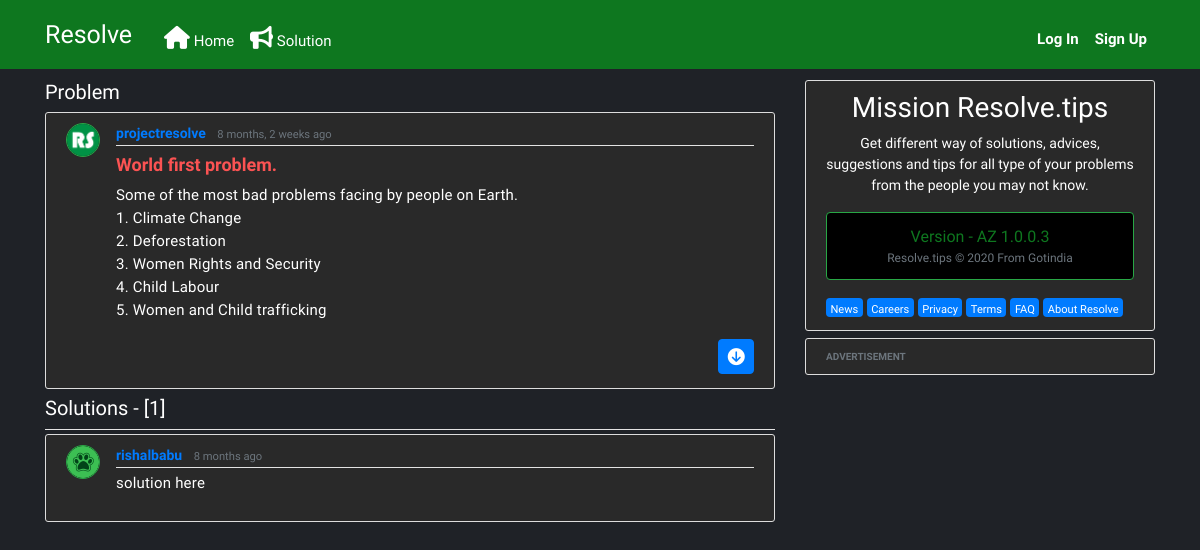
The page /post/world-first-problem/ on the database as committed earlier.
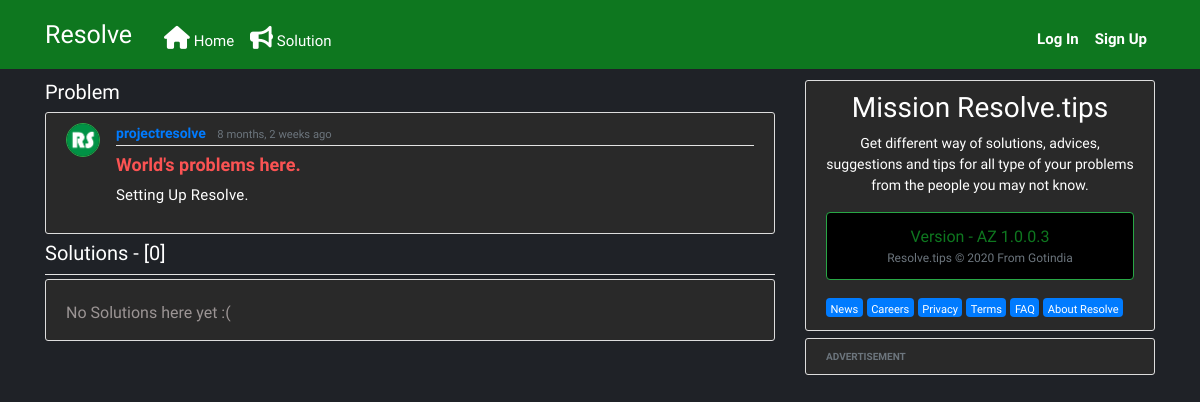
The same page on the database as committed later.
### feeds/models.py (models this page shows, shortened)
class Post(models.Model):
    title = models.CharField(max_length=300)
    content = models.TextField()
    date_posted = models.DateTimeField(default=timezone.now)
    author = models.ForeignKey(User, on_delete=models.CASCADE)
    slug = models.SlugField(max_length=300, null=True, blank=True, unique=True)

class Solution(models.Model):
    post = models.ForeignKey(Post, on_delete=models.CASCADE, related_name='solutions')
    author = models.ForeignKey(User, on_delete=models.CASCADE)
    solution = models.TextField()
    created_date = models.DateTimeField(default=timezone.now)

### users/models.py (models this page shows, shortened)
class Profile(models.Model):
    user = models.OneToOneField(User, on_delete=models.CASCADE)
    image = models.ImageField(default='default.jpg', upload_to='profile_pics')

### feeds/views.py (the view)
# urls.py: path('post/<slug:slug>/', PostDetailView.as_view(), name='post-detail'),
class PostDetailView(DetailView):
    model = Post

### feeds/templates/feeds/post_detail.html (shortened to what this page needs)
{% extends "feeds/base.html" %}
{% block content %}
<div>
      <h5> Problem </h5>
</div>
<article class="media content-section">
    <img class="rounded-circle border border-success article-img" src="{{ object.author.profile.image.url }}">
    <div class="media-body">
      <div class="article-metadata">
        <a class="mr-2 linktext" href="{% url 'user-posts' object.author.username %}">{{ object.author }}</a>
        <small class="text-muted">{{ object.date_posted|timesince }} ago</small>
      </div>
      <h2 class="article-title articlemargin">{{ object.title }}</h2>
      <p class="article-content">{{ object.content|safe }}</p>
    </div>
</article>
<div class="article-metadata">
    <h5>Solutions - [{{ post.solutions.count }}{{ post.solutions|pluralize }}]</h5>
</div>
        {% for solution in post.solutions.all %}
          <article class="media content-section">
          <img class="rounded-circle border border-success article-img" src="{{ solution.author.profile.image.url }}">
            <div class="media-body">
              <div class="article-metadata">
                <a class="mr-2 linktext" href="{% url 'user-posts' solution.author.username %}">{{ solution.author }}</a>
                <small class="text-muted">{{ solution.created_date|timesince }} ago</small>
              </div>
                <p class="article-content">{{ solution.solution|safe }}</p>
            </div>
          </article>
        {% empty %}
      <article class="media content-section">
            <h6 class="nosolutions">No Solutions here yet :(</h6>
      </article>
      {% endfor %}
{% endblock content %}

### feeds/templates/feeds/base.html (shortened to what this page needs)
  {% load static %}
  {% load humanize %}
  <html lang="en" dir="ltr">
    <head>
     <link rel="stylesheet" href="https://stackpath.bootstrapcdn.com/bootstrap/4.5.0/css/bootstrap.min.css">
     <link rel="stylesheet" type="text/css" href="{% static 'feeds/main.css' %}">
     </head>
     <body>
        <header class="site-header">
         <nav class="navbar navbar-expand-md navbar-dark bg-steel fixed-top">
          <div class="container">
           <a class="navbar-brand mr-4" href="{% url 'feeds-home' %}"><span>Resolve</span></a>
             <div class="collapse navbar-collapse" id="navbarToggle">
             <div class="navbar-nav mr-auto">
               <a class="nav-item nav-link" href="{% url 'feeds-home' %}"><span style="font-size: 23px;"><i class="fas fa-home"></i></span> Home</a>
                               <a class="nav-item nav-link" href="{% url 'feeds-givesolution' %}"><span style="font-size: 23px;"><i class="fas fa-bullhorn"></i></span> Solution</a>
            </div>
               <div class="navbar-nav">
                 {% if user.is_authenticated %}
                    <a class="nav-item nav-link" href="{% url 'post-create' %}"><span style="font-size: 23px;"><i class="fas fa-pen-nib"></i></span> Problem</a>
                                              <a class="nav-item nav-link" href="{% url 'profile' %}"><span style="font-size: 23px;"><i class="fas fa-user-circle"></i></span> Profile</a>
                    <a class="nav-item nav-link" href="{% url 'logout' %}">Logout <span style="font-size: 23px;"><i class="fas fa-sign-out-alt"></i></span></a>
                 {% else %}
                    <span class="logstyle">  <a class="nav-item rlog nav-link" href="{% url 'login' %}">Log In</a></span>
                  <span class="logstyle">  <a class="nav-item rlog nav-link" href="{% url 'register' %}">Sign Up</a></span>
                 {% endif %}
               </div>
            </div>
          </div>
        </nav>
      </header>
<main role="main" class="container">
   <div class="row">
       <div class="col-md-8">
         {% block content %}{% endblock %}
       </div>
       <div class="col-md-4">
          <div class="content-section">
           <h3 class="resolve">Mission Resolve.tips</h3>
           <p class="mission resolve">Get different way of solutions, advices, suggestions and tips for all type of your problems from the people you may not know.
               <ul class="list-group">
               <li class="list-group-item list-group-item-light border-success version">Version - AZ 1.0.0.3 <br> <small class="text-muted rcopyrights">Resolve.tips © 2020 From Gotindia</small></li>
             </ul>
           </p>
           <a class="badge badge-primary" href="{% url 'feeds-roadmap' %}">News</a>
           <a class="badge badge-primary" href="{% url 'feeds-careers' %}">Careers</a>
           <a class="badge badge-primary" href="{% url 'feeds-privacy' %}">Privacy</a>
           <a class="badge badge-primary" href="{% url 'feeds-terms' %}">Terms</a>
           <a class="badge badge-primary" href="{% url 'feeds-faq' %}">FAQ</a>
           <a class="badge badge-primary" href="{% url 'feeds-about' %}">About Resolve</a>
         </div>
         <div class="content-section">
           <span class="text-muted adchoice">ADVERTISEMENT</span>
         </div>
       </div>
   </div>
</main>
    </body>
</html>

### feeds/static/feeds/main.css (style rules this page uses)
body { color: #000; background-color: #1f2227; margin-top: 5rem; font-family: 'Hind Guntur', sans-serif; }
h1, h2, h3, h4, h5, h6 { color: #fff; }
ul { margin: 0; }
.bg-steel { background-color: #0e771f; }
.mission { font-size: 14px; }
.site-header .navbar-nav .nav-link { color: #fff; font-size: 15px; padding-top: 18px; }
.rlog { font-size: 18px; font-weight: bold; }
.navbar-brand { font-family: 'Audiowide', cursive; font-size: 25px; }
.articlemargin { margin-top: 0.5rem; }
.linktext { font-weight: 555; }
.rcopyrights { font-size: 12px; text-align: center; }
.version { background-color: #000; color: #0e771f; text-align: center; }
.resolve { text-align: center; }
.content-section { background: #292929; color: #fff; padding: 10px 20px; border: 1px solid #ddd; border-radius: 3px; margin-bottom: 7px; }
.article-title { color: #fb5353; font-size:18px; font-weight: 600; }
.article-content { white-space: pre-line; font-size: 15px; line-height: 23px; letter-spacing: 0.2px; }
.article-img { height: 34px; width: 34px; margin-right: 16px; }
.article-metadata { padding-bottom: 1px; font-size: 14px;; margin-bottom: 4px; border-bottom: 1px solid #e3e3e3; }
.nosolutions { color: #9b9494; margin-top: 13px; }
.adchoice { font-size: 10px; font-weight: 600; }
.badge { font-weight: 400; font-size: 11.1px; padding-top: 6px; }

Rows that differ between the two databases and show on the page:
removed Solution: author.profile.image (placeholder picture), author "rishalbabu", created_date "8 months", solution "solution here"
changed Post "projectresolve": title "World first problem." → "World's problems here."; content "Some of the most bad problems facing by people on Earth. 1. Climate Change 2. Deforestation 3. Women Rights and Security 4. Child Labour 5. Women and Child trafficking…" → "Setting Up Resolve."; solutions.count "1" → "0"
Other text that changed with them:
text now shown: "No Solutions here yet :("
